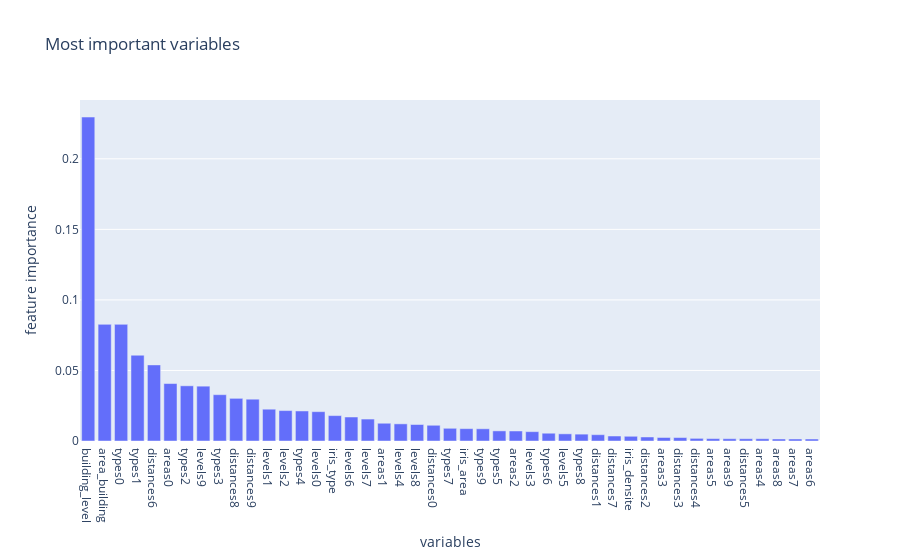

The notebook cell saved with this chart:
### Code cell
x=model.feature_names_in_[np.flip(model.feature_importances_.argsort())]
y=np.flip(np.sort(model.feature_importances_))
fig = px.bar(pd.DataFrame({"variables":x,"feature importance":y}), x='variables', y='feature importance',title="Most important variables")

fig.show()

### Figure 1 — Plotly figure (JSON) as saved in the notebook; plotly's stock layout.template omitted (floating-point values rounded to 4 significant figures)
{"data": [{"alignmentgroup": "True", "hovertemplate": "variables=%{x}<br>feature importance=%{y}<extra></extra>", "legendgroup": "", "marker": {"color": "#636efa", "pattern": {"shape": ""}}, "name": "", "offsetgroup": "", "orientation": "v", "showlegend": false, "textposition": "auto", "type": "bar", "x": ["building_level", "area_building", "types0", "types1", "distances6", "areas0", "types2", "levels9", "types3", "distances8", "distances9", "levels1", "levels2", "types4", "levels0", "iris_type", "levels6", "levels7", "areas1", "levels4", "levels8", "distances0", "types7", "iris_area", "types9", "types5", "areas2", "levels3", "types6", "levels5", "types8", "distances1", "distances7", "iris_densite", "distances2", "areas3", "distances3", "distances4", "areas5", "areas9", "distances5", "areas4", "areas8", "areas7", "areas6"], "xaxis": "x", "y": [0.2296, 0.08267, 0.08267, 0.0608, 0.05394, 0.04072, 0.03912, 0.03887, 0.03283, 0.03023, 0.02963, 0.02254, 0.02156, 0.02129, 0.02079, 0.018, 0.01701, 0.01555, 0.01259, 0.01215, 0.01169, 0.01115, 0.009006, 0.008757, 0.008653, 0.007166, 0.007098, 0.006619, 0.005513, 0.005076, 0.004861, 0.004471, 0.00354, 0.003347, 0.002859, 0.002487, 0.002444, 0.001875, 0.001703, 0.001627, 0.001612, 0.001609, 0.00144, 0.001428, 0.001408], "yaxis": "y"}], "layout": {"barmode": "relative", "legend": {"tracegroupgap": 0}, "title": {"text": "Most important variables"}, "xaxis": {"anchor": "y", "domain": [0, 1], "title": {"text": "variables"}}, "yaxis": {"anchor": "x", "domain": [0, 1], "title": {"text": "feature importance"}}}}
